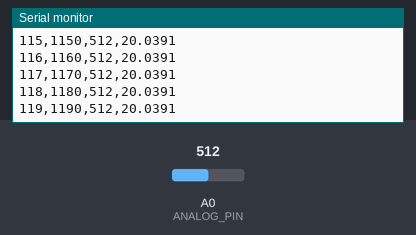
This sketch was run on a simulated Arduino Uno, built with avr-gcc and run on an emulated ATmega328P. Parts: the last lines printed to the serial monitor. The inputs (shaded band) are chosen by the test bench; at power-on: A0 (ANALOG_PIN) = 512.

Above: at 1.2 s.
1.3 s: A0 (ANALOG_PIN) set to 1012
At 1.9 s:
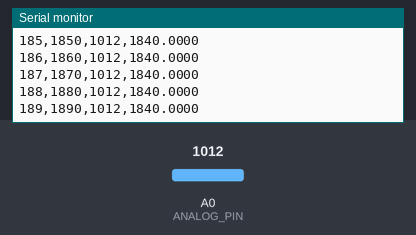
2.8 s: A0 (ANALOG_PIN) set to 1023
At 3.9 s:
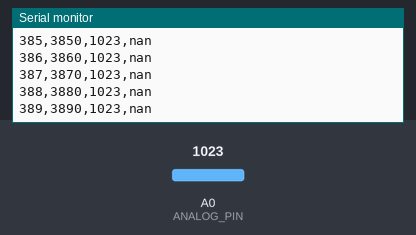

The sketch:

flex_resistance.ino
```cpp
// Stream one flex-sensor ADC channel and its divider resistance at 100 Hz.

const uint8_t ANALOG_PIN = A0;
const float FIXED_RESISTOR_KOHM = 20.0;
const unsigned long SAMPLE_PERIOD_MS = 10;

unsigned long nextSampleMs = 0;
unsigned long sampleIndex = 0;

void setup() {
  Serial.begin(115200);
  Serial.println("sample_index,time_ms,adc,resistance_kohm");
  nextSampleMs = millis();
}

void loop() {
  const unsigned long nowMs = millis();
  if ((long)(nowMs - nextSampleMs) < 0) {
    return;
  }
  nextSampleMs += SAMPLE_PERIOD_MS;

  const int adc = analogRead(ANALOG_PIN);
  Serial.print(sampleIndex++);
  Serial.print(',');
  Serial.print(nowMs);
  Serial.print(',');
  Serial.print(adc);
  Serial.print(',');

  if (adc >= 1023) {
    Serial.println("nan");
    return;
  }
  const float resistanceKohm = FIXED_RESISTOR_KOHM * adc / (1023.0 - adc);
  Serial.println(resistanceKohm, 4);
}
```

Measured:
- the behaviour switches between 1022 and 1023 on A0 (ANALOG_PIN) (found by bisection; images 1 and 2)
